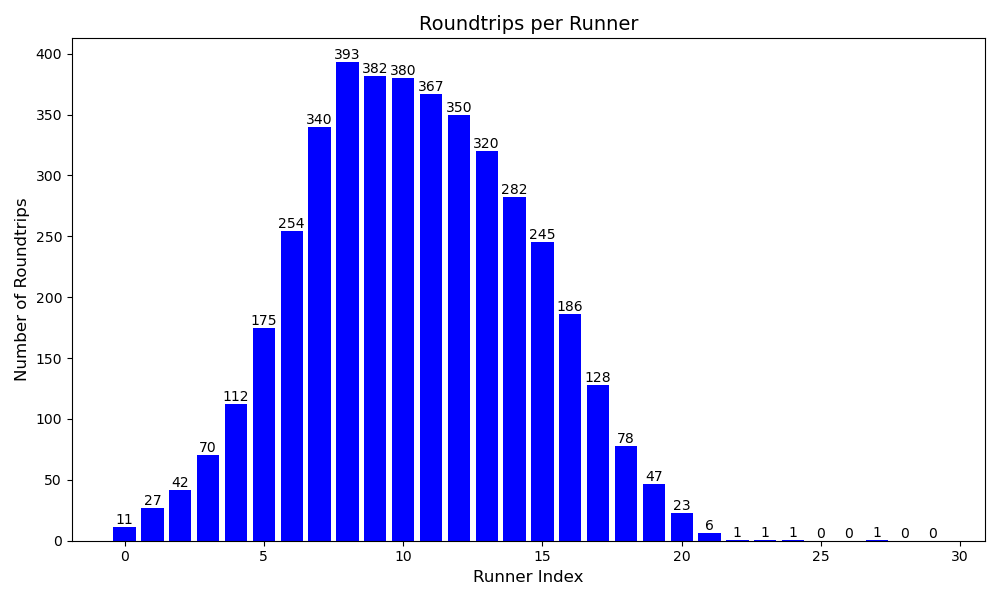

Recreate this plot in Python.
import numpy as np
import matplotlib.pyplot as plt
import matplotlib.cm as cm


trace=np.loadtxt("trace.dat")
np.shape(trace)

trace = trace.transpose()
np.shape(trace)

print(trace[15])


# TEST WITH FAKE DATA

fake_data = [29, 29, 29, 0, 0, 0, 5, 7, 8, 0, 1, 28, 29, 0, 3, 2, 9, 0, 27, 0, 29, 0]

def check_if_29_or_0(runner):
    meta_traj = []
    for i in runner:
        if i== 0:
            meta_traj.append(i)
        if i == 29:
            meta_traj.append(i)
    return meta_traj

def clean_traj(meta_traj):
    clean_traj = []
    clean_traj.append(meta_traj[0])
    for i in range(1, len(meta_traj)):
        if meta_traj[i] != meta_traj[i-1]:
            clean_traj.append(meta_traj[i])            
    return clean_traj


first_output = check_if_29_or_0(fake_data)
first_output

cleaned_traj = clean_traj(first_output)
cleaned_traj

number_of_roundtrips = int((len(cleaned_traj) - 3)/2) +1
number_of_roundtrips



# ACTUAL DATA

# Pass actual data
trace=np.loadtxt("trace.dat")
trace.shape

trace = trace.transpose()
trace.shape
print(trace)

first_output = check_if_29_or_0(trace[0])
print("First", first_output)
cleaned_traj = clean_traj(first_output)
print("Second", cleaned_traj)
number_of_roundtrips = int((len(cleaned_traj) - 3)/2) +1
print("Number of roundtrips", number_of_roundtrips)

total_roundtrips = []
for i in trace:
    first_output = check_if_29_or_0(i)
    cleaned_traj = clean_traj(first_output)
    number_of_roundtrips = int((len(cleaned_traj) - 3)/2) +1
    print("Number of roundtrips", number_of_roundtrips)
    total_roundtrips.append(number_of_roundtrips)
    print(f'Runner {i}: Number of roundtrips = {number_of_roundtrips}')
print("Total round trips:", total_roundtrips)


# Compute the mean and standard deviation to identify outliers
mean_roundtrips = np.mean(total_roundtrips)
std_roundtrips = np.std(total_roundtrips)

# Set a threshold for defining outliers (e.g., below one standard deviation from the mean)
outlier_threshold = mean_roundtrips - std_roundtrips

# Initialize the figure for the histogram
plt.figure(figsize=(10, 6))

# Generate a list of colors: highlight runners with fewer roundtrips than the threshold
colors = ['red' if rt < outlier_threshold else 'blue' for rt in total_roundtrips]

# Create a bar plot (histogram) with runners on the x-axis and round trips on the y-axis
bars = plt.bar(range(len(total_roundtrips)), total_roundtrips, color=colors)

# Add labels and title
plt.xlabel('Runner Index', fontsize=12)
plt.ylabel('Number of Roundtrips', fontsize=12)
plt.title('Roundtrips per Runner', fontsize=14)

# Annotate the bars with the number of roundtrips
for bar in bars:
    height = bar.get_height()
    plt.text(bar.get_x() + bar.get_width()/2.0, height, '%d' % int(height), ha='center', va='bottom')

# Show the plot
plt.tight_layout()
plt.savefig('roundtrips.png')
plt.close()